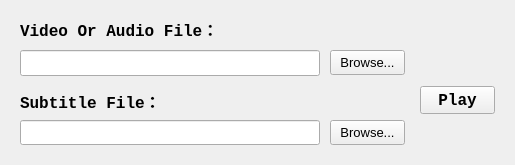
<?xml version="1.0" encoding="UTF-8"?>
<ui version="4.0">
 <class>Form</class>
 <widget class="QWidget" name="Form">
  <property name="windowTitle">
   <string>ffplay</string>
  </property>
  <widget class="QLabel" name="labelMedia">
   <property name="geometry">
    <rect>
     <x>20</x>
     <y>20</y>
     <width>200</width>
     <height>18</height>
    </rect>
   </property>
   <property name="font">
    <font>
     <family>Courier New</family>
     <pointsize>12</pointsize>
     <weight>75</weight>
     <bold>true</bold>
    </font>
   </property>
   <property name="text">
    <string>Video Or Audio File：</string>
   </property>
  </widget>
  <widget class="QLabel" name="labelSubtitle">
   <property name="geometry">
    <rect>
     <x>20</x>
     <y>90</y>
     <width>200</width>
     <height>21</height>
    </rect>
   </property>
   <property name="font">
    <font>
     <family>Courier New</family>
     <pointsize>12</pointsize>
     <weight>75</weight>
     <bold>true</bold>
    </font>
   </property>
   <property name="text">
    <string>Subtitle File：</string>
   </property>
  </widget>
  <widget class="QLineEdit" name="leMedia">
   <property name="geometry">
    <rect>
     <x>20</x>
     <y>50</y>
     <width>300</width>
     <height>26</height>
    </rect>
   </property>
  </widget>
  <widget class="QLineEdit" name="leSubtitle">
   <property name="geometry">
    <rect>
     <x>20</x>
     <y>120</y>
     <width>300</width>
     <height>25</height>
    </rect>
   </property>
  </widget>
  <widget class="QPushButton" name="buttonMedia">
   <property name="geometry">
    <rect>
     <x>330</x>
     <y>50</y>
     <width>75</width>
     <height>25</height>
    </rect>
   </property>
   <property name="font">
    <font>
     <pointsize>10</pointsize>
    </font>
   </property>
   <property name="text">
    <string>Browse...</string>
   </property>
  </widget>
  <widget class="QPushButton" name="buttonSubtitle">
   <property name="geometry">
    <rect>
     <x>330</x>
     <y>120</y>
     <width>75</width>
     <height>25</height>
    </rect>
   </property>
   <property name="font">
    <font>
     <pointsize>10</pointsize>
    </font>
   </property>
   <property name="text">
    <string>Browse...</string>
   </property>
  </widget>
  <widget class="QPushButton" name="buttonPlay">
   <property name="geometry">
    <rect>
     <x>420</x>
     <y>86</y>
     <width>75</width>
     <height>28</height>
    </rect>
   </property>
   <property name="font">
    <font>
     <family>Courier New</family>
     <pointsize>12</pointsize>
     <weight>75</weight>
     <bold>true</bold>
    </font>
   </property>
   <property name="text">
    <string>Play</string>
   </property>
  </widget>
 </widget>
 <resources/>
 <connections/>
</ui>
